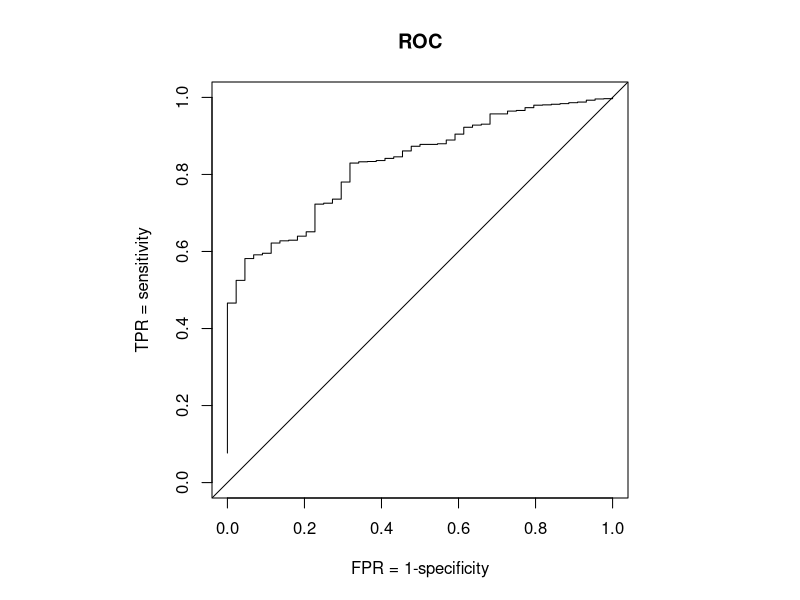

Here is the R script that generated this plot:
## ---- chunk 1
library(readr)
Insurance_data <- read_csv("InsuranceData_correctedcolumns.csv")
## ---- chunk 2
library(tidyverse)

df <- Insurance_data |>  dplyr::select(where(~ !all(is.na(.x))))

# dropping state since all are from DC 
df <- df|> dplyr::select(-STATE)

# rename columns for clarity, some are kept the same 
df <- df |>
  rename(
    # NOW_COV: 1 = covered, 2 = not covered 
    NOW_COV = NOW_COV, 
    
    # sex: 1 = Male, 2 = Female
    SEX = A_SEX,
    
    # class of longest job 
    # 0 = NIU, 1 = private, 2 = federal, 3 = state, 4 = local, 
    # 5 = self employed incorporated, yes, 6 = self employed incorporated, no or farm
    # 7 = without pay
    LONGEST_JOB_CLASS = LJCW,
    
    # full or part time work 
    # 00 = NIU, 01 = Not in labor force, 02 = FT hours (35+), usually FT
    # 03 = PT for economic reasons, usually FT, 04 = PT for non-economic reasons, usually FT
    # 05 = Not at work, usually FT, 06 = PT hrs, usually PT for economic reasons
    # 07 = PT hrs, usually PT for non-economic, 08 = FT hours, usually PT for economic reasons
    # 09 = FT hours, usually PT for non-economic reasons, 10 = Not at work, usually part-time
    # 11 = Unemployed FT, 12 = Unemployed PT
    FULL_PART_TIME = PRWKSTAT,
    
    # highest grade achieved 
    # 0 = Children, 31 = Less than 1st grade, 32 = 1st,2nd,3rd,or 4th grade
    # 33 = 5th or 6th grade, 34 = 7th and 8th grade, 35 = 9th grade
    # 36 = 10th grade, 37 = 11th grade, 38 = 12th grade no diploma
    # 39 = High school graduate - high school diploma or equivalent
    # 40 = Some college but no degree, 41 = Associate degree in college occupation program
    # 42 = Associate degree in college, 43 = Bachelor's degree, 44 = Master's degree, 
    # 45 = Professional school degree, 46 = Doctorate degree
    EDUCATION = A_HGA, 
    
    # disability 
    # -1 = NIU, 1 = Yes, 2 = No
    DISABILITY = PRDISFLG, 
    
    # age
    AGE = A_AGE,
    
    # Number of persons in household under age 18
    HUNDER18 = HUNDER18, 
    
    # Total family income 
    TOTAL_FAM_INCOME = FTOTVAL
  )

# make response 0 (not covered), 1 (covered)
df$NOW_COV <- ifelse(df$NOW_COV == 1, 1, 0)

summary(df)
## ---- chunk 3

# combining some factor levels 

df <- df |>
  
# education, 1: less than high school, 2: high school, 3: some college, 4: bachelors degree, 5: graduate degree 
  mutate(
    EDUCATION = case_when(
      EDUCATION %in% c(0, 31:38) ~ 1,
      EDUCATION == 39 ~ 2,
      EDUCATION %in% 40:42 ~ 3,
      EDUCATION == 43 ~ 4,
      EDUCATION %in% 44:46 ~ 5,
      TRUE ~ NA_integer_),
    
# full or part time, 1: not in labor force, 2: usually full time, 3: usually part time, 4: unemployed 
    FULL_PART_TIME = case_when(
      FULL_PART_TIME %in% c(0, 1) ~ 1,
      FULL_PART_TIME %in% c(2, 5) ~ 2,
      FULL_PART_TIME %in% c(3, 4, 6, 7, 8, 9, 10) ~ 3,
      FULL_PART_TIME %in% c(11, 12) ~ 4,
      TRUE ~ NA_integer_)) |>

# disability: if NA then -1  
      mutate(DISABILITY = na_if(DISABILITY, -1))

# make columns into factors 
df <- df |> 
  mutate(
    NOW_COV  = factor(NOW_COV),
    SEX    = factor(SEX),
    LONGEST_JOB_CLASS     = factor(LONGEST_JOB_CLASS),
    FULL_PART_TIME = factor(FULL_PART_TIME),
    EDUCATION    = factor(EDUCATION),
    DISABILITY    = factor(DISABILITY)
  )


## ---- chunk 4

# split into training and testing 
set.seed(123)

# want to use 80-20 split 
training_pct <- 0.8

# split the data 
Z <- sample(nrow(df), floor(training_pct * nrow(df))) 
df_training <- df[Z, ]
df_testing  <- df[-Z, ]

# view split 
nrow(df_training)
nrow(df_testing)

## ---- chunk 5

# create full loglog regression model (suggestion from Professor Lu)
full_loglog_model <- glm(NOW_COV ~ . , data = df_training, family = binomial(link = "cloglog"))

#run stepwise  
# hide the multiple from step glm.fit: fitted probabilities numerically 0 or 1 occurred warning
suppressWarnings( 
step_loglog_model <- step(full_loglog_model, direction = "both", trace = 0))

# best model from stepwise 
best_loglog_model <- glm(NOW_COV ~ LONGEST_JOB_CLASS + EDUCATION + DISABILITY + AGE + TOTAL_FAM_INCOME, data = df_training, family = binomial(link = "cloglog"))
summary(best_loglog_model)
## ---- chunk 6

# ROC function from 3_KnnLogistic 
roc.analysis <-function (object, newdata = NULL, newplot=TRUE)
{
  if (is.null(newdata)) {
    pi.tp <- object$fitted[object$y == 1]
    pi.tn <- object$fitted[object$y == 0]
  }
  else {
    pi.tp <- predict(object, newdata, type = "response")[newdata$y == 1]
    pi.tn <- predict(object, newdata, type = "response")[newdata$y == 0]
  }
  pi.all <- sort(c(pi.tp, pi.tn))
  sens <- rep(1, length(pi.all)+1)
  specc <- rep(1, length(pi.all)+1)
  for (i in 1:length(pi.all)) {
    sens[i+1] <- mean(pi.tp >= pi.all[i], na.rm = T)
    specc[i+1] <- mean(pi.tn >= pi.all[i], na.rm = T)
  }
  npoints <- length(sens)
  area <- sum(0.5 * (sens[-1] + sens[-npoints]) * (specc[-npoints] -
                                                     specc[-1]))
  lift <- (sens - specc)[-1]
  cutoff <- pi.all[lift == max(lift)][1]
  sensopt <- sens[-1][lift == max(lift)][1]
  specopt <- 1 - specc[-1][lift == max(lift)][1]
  par(pty="s")
  if (newplot){
    plot(specc, sens, xlim = c(0, 1), ylim = c(0, 1), type = "s",
         xlab = "FPR = 1-specificity", ylab = "TPR = sensitivity", main="ROC")
    abline(0, 1)
  }
  else lines(specc, sens, type="s", lty=2, col=2)
  list(pihat=as.vector(pi.all), sens=as.vector(sens[-1]),
       spec=as.vector(1-specc[-1]), area = area, cutoff = cutoff,
       sensopt = sensopt, specopt = specopt)
}

# view plot 
train.ROC <- roc.analysis(best_loglog_model)

# view results 
train.ROC[(4:7)]

# get cutoff value 
cutoff <- train.ROC$cutoff

## ---- chunk 7
# take na out to make length of fitted values 
df_training_no_na <- na.omit(df_training)

# get predicted values 
predicted_class_training <- 1*(best_loglog_model$fitted.values > cutoff)

# Confusion matrix training
conf_matrix <- table(df_training_no_na$NOW_COV, predicted_class_training)
conf_matrix

# Correct classification rate training 
mean(df_training_no_na$NOW_COV == predicted_class_training)

# Error rate training
1 - mean(df_training_no_na$NOW_COV == predicted_class_training)

# TPR, FNR, TNR and FPR
prop.table(conf_matrix, 1)
## ---- chunk 8
library(MASS)

lda_model <- lda(NOW_COV ~ AGE + HUNDER18 + TOTAL_FAM_INCOME, data = df_training, CV=TRUE)
summary(lda_model)
## ---- chunk 9
mean(lda_model$class != df_training$NOW_COV)
## ---- chunk 10
qda_model <- qda(NOW_COV ~ AGE + HUNDER18 + TOTAL_FAM_INCOME, data = df_training, CV=TRUE)
summary(qda_model)
## ---- chunk 11
mean(qda_model$class != df_training$NOW_COV)
## ---- chunk 12

# get predictions 
# loglog_pred_prob <- predict(best_loglog_model, newdata= df_testing, type="response")
# loglog_predicted_class <- 1*(loglog_pred_prob > cutoff)

# Confusion matrix
# table(df_testing$NOW_COV, loglog_predicted_class)

# Correct classification rate
# mean(df_testing$NOW_COV == loglog_predicted_class, na.rm = TRUE)

# Error rate
# 1 - mean(df_testing$NOW_COV == loglog_predicted_class, na.rm = TRUE)
